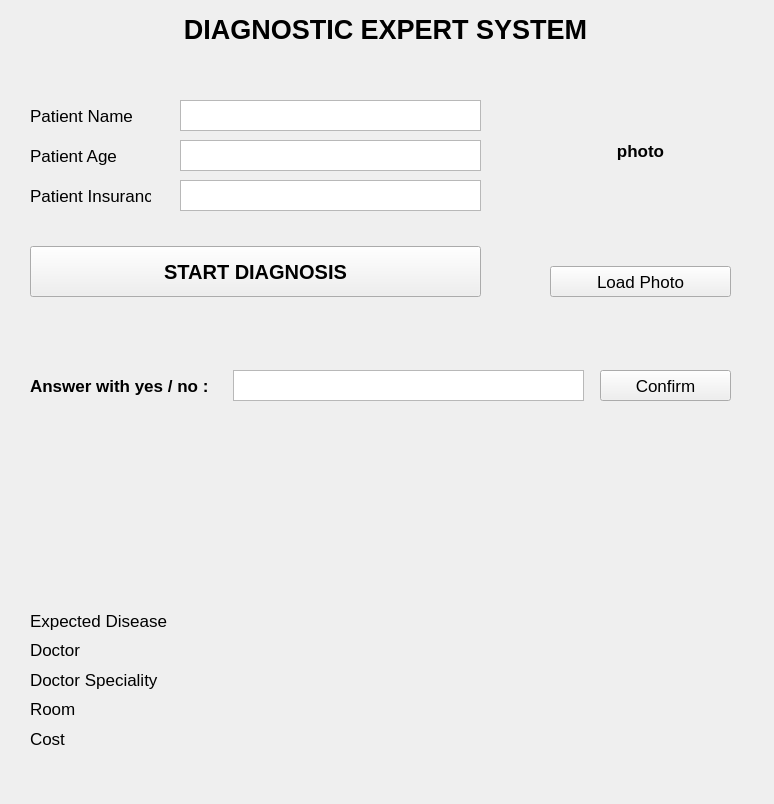
<?xml version="1.0" encoding="UTF-8"?>
<ui version="4.0">
 <class>Form</class>
 <widget class="QWidget" name="Form">
  <property name="geometry">
   <rect>
    <x>0</x>
    <y>0</y>
    <width>774</width>
    <height>804</height>
   </rect>
  </property>
  <property name="font">
   <font>
    <pointsize>13</pointsize>
   </font>
  </property>
  <property name="windowTitle">
   <string>Expert System</string>
  </property>
  <property name="autoFillBackground">
   <bool>false</bool>
  </property>
  <widget class="QLabel" name="label_name">
   <property name="geometry">
    <rect>
     <x>30</x>
     <y>100</y>
     <width>121</width>
     <height>31</height>
    </rect>
   </property>
   <property name="text">
    <string>Patient Name</string>
   </property>
  </widget>
  <widget class="QLabel" name="label_age">
   <property name="geometry">
    <rect>
     <x>30</x>
     <y>140</y>
     <width>121</width>
     <height>31</height>
    </rect>
   </property>
   <property name="text">
    <string>Patient Age</string>
   </property>
  </widget>
  <widget class="QLabel" name="label_insurance">
   <property name="geometry">
    <rect>
     <x>30</x>
     <y>180</y>
     <width>121</width>
     <height>31</height>
    </rect>
   </property>
   <property name="text">
    <string>Patient Insurance</string>
   </property>
  </widget>
  <widget class="QTextEdit" name="textEdit_name">
   <property name="geometry">
    <rect>
     <x>180</x>
     <y>100</y>
     <width>301</width>
     <height>31</height>
    </rect>
   </property>
  </widget>
  <widget class="QTextEdit" name="textEdit_age">
   <property name="geometry">
    <rect>
     <x>180</x>
     <y>140</y>
     <width>301</width>
     <height>31</height>
    </rect>
   </property>
  </widget>
  <widget class="QTextEdit" name="textEdit_insurance">
   <property name="geometry">
    <rect>
     <x>180</x>
     <y>180</y>
     <width>301</width>
     <height>31</height>
    </rect>
   </property>
  </widget>
  <widget class="QLabel" name="label">
   <property name="geometry">
    <rect>
     <x>550</x>
     <y>60</y>
     <width>181</width>
     <height>181</height>
    </rect>
   </property>
   <property name="font">
    <font>
     <weight>75</weight>
     <bold>true</bold>
    </font>
   </property>
   <property name="text">
    <string>photo</string>
   </property>
   <property name="alignment">
    <set>Qt::AlignCenter</set>
   </property>
  </widget>
  <widget class="QPushButton" name="pushButton_photo">
   <property name="geometry">
    <rect>
     <x>550</x>
     <y>266</y>
     <width>181</width>
     <height>31</height>
    </rect>
   </property>
   <property name="text">
    <string>Load Photo</string>
   </property>
  </widget>
  <widget class="QLabel" name="label_2">
   <property name="geometry">
    <rect>
     <x>40</x>
     <y>9</y>
     <width>691</width>
     <height>41</height>
    </rect>
   </property>
   <property name="font">
    <font>
     <pointsize>20</pointsize>
     <weight>75</weight>
     <bold>true</bold>
    </font>
   </property>
   <property name="text">
    <string>DIAGNOSTIC EXPERT SYSTEM</string>
   </property>
   <property name="alignment">
    <set>Qt::AlignCenter</set>
   </property>
  </widget>
  <widget class="QPushButton" name="pushButton">
   <property name="geometry">
    <rect>
     <x>30</x>
     <y>246</y>
     <width>451</width>
     <height>51</height>
    </rect>
   </property>
   <property name="font">
    <font>
     <family>Ubuntu</family>
     <pointsize>15</pointsize>
     <weight>75</weight>
     <italic>false</italic>
     <bold>true</bold>
    </font>
   </property>
   <property name="text">
    <string>START DIAGNOSIS</string>
   </property>
  </widget>
  <widget class="QLabel" name="label_questions">
   <property name="geometry">
    <rect>
     <x>30</x>
     <y>319</y>
     <width>701</width>
     <height>41</height>
    </rect>
   </property>
   <property name="text">
    <string/>
   </property>
  </widget>
  <widget class="QLabel" name="label_answer_yes_or_no">
   <property name="geometry">
    <rect>
     <x>30</x>
     <y>370</y>
     <width>191</width>
     <height>31</height>
    </rect>
   </property>
   <property name="font">
    <font>
     <weight>75</weight>
     <bold>true</bold>
    </font>
   </property>
   <property name="text">
    <string>Answer with yes / no :</string>
   </property>
  </widget>
  <widget class="QTextEdit" name="textEdit_answer">
   <property name="geometry">
    <rect>
     <x>233</x>
     <y>370</y>
     <width>351</width>
     <height>31</height>
    </rect>
   </property>
   <property name="html">
    <string>&lt;!DOCTYPE HTML PUBLIC &quot;-//W3C//DTD HTML 4.0//EN&quot; &quot;http://www.w3.org/TR/REC-html40/strict.dtd&quot;&gt;
&lt;html&gt;&lt;head&gt;&lt;meta name=&quot;qrichtext&quot; content=&quot;1&quot; /&gt;&lt;style type=&quot;text/css&quot;&gt;
p, li { white-space: pre-wrap; }
&lt;/style&gt;&lt;/head&gt;&lt;body style=&quot; font-family:'Ubuntu'; font-size:13pt; font-weight:400; font-style:normal;&quot;&gt;
&lt;p align=&quot;center&quot; style=&quot;-qt-paragraph-type:empty; margin-top:0px; margin-bottom:0px; margin-left:0px; margin-right:0px; -qt-block-indent:0; text-indent:0px;&quot;&gt;&lt;br /&gt;&lt;/p&gt;&lt;/body&gt;&lt;/html&gt;</string>
   </property>
  </widget>
  <widget class="QPushButton" name="pushButton_confirm">
   <property name="geometry">
    <rect>
     <x>600</x>
     <y>370</y>
     <width>131</width>
     <height>31</height>
    </rect>
   </property>
   <property name="text">
    <string>Confirm</string>
   </property>
  </widget>
  <widget class="QLabel" name="label_output">
   <property name="geometry">
    <rect>
     <x>30</x>
     <y>410</y>
     <width>701</width>
     <height>181</height>
    </rect>
   </property>
   <property name="text">
    <string/>
   </property>
  </widget>
  <widget class="QWidget" name="">
   <property name="geometry">
    <rect>
     <x>30</x>
     <y>609</y>
     <width>701</width>
     <height>141</height>
    </rect>
   </property>
   <layout class="QVBoxLayout" name="verticalLayout">
    <item>
     <layout class="QHBoxLayout" name="horizontalLayout">
      <item>
       <widget class="QLabel" name="label_expected_disease">
        <property name="text">
         <string>Expected Disease</string>
        </property>
       </widget>
      </item>
      <item>
       <widget class="QLabel" name="label_expected_disease_2">
        <property name="text">
         <string/>
        </property>
       </widget>
      </item>
     </layout>
    </item>
    <item>
     <layout class="QHBoxLayout" name="horizontalLayout_2">
      <item>
       <widget class="QLabel" name="label_doctor">
        <property name="text">
         <string>Doctor</string>
        </property>
       </widget>
      </item>
      <item>
       <widget class="QLabel" name="label_doctor_2">
        <property name="text">
         <string/>
        </property>
       </widget>
      </item>
     </layout>
    </item>
    <item>
     <layout class="QHBoxLayout" name="horizontalLayout_5">
      <item>
       <widget class="QLabel" name="label_doctor_speciality">
        <property name="text">
         <string>Doctor Speciality</string>
        </property>
       </widget>
      </item>
      <item>
       <widget class="QLabel" name="label_doctor_spciality_2">
        <property name="text">
         <string/>
        </property>
       </widget>
      </item>
     </layout>
    </item>
    <item>
     <layout class="QHBoxLayout" name="horizontalLayout_3">
      <item>
       <widget class="QLabel" name="label_room">
        <property name="text">
         <string>Room</string>
        </property>
       </widget>
      </item>
      <item>
       <widget class="QLabel" name="label_room_2">
        <property name="text">
         <string/>
        </property>
       </widget>
      </item>
     </layout>
    </item>
    <item>
     <layout class="QHBoxLayout" name="horizontalLayout_4">
      <item>
       <widget class="QLabel" name="label_cost">
        <property name="text">
         <string>Cost</string>
        </property>
       </widget>
      </item>
      <item>
       <widget class="QLabel" name="label_cost_2">
        <property name="text">
         <string/>
        </property>
       </widget>
      </item>
     </layout>
    </item>
   </layout>
  </widget>
 </widget>
 <resources/>
 <connections/>
</ui>
